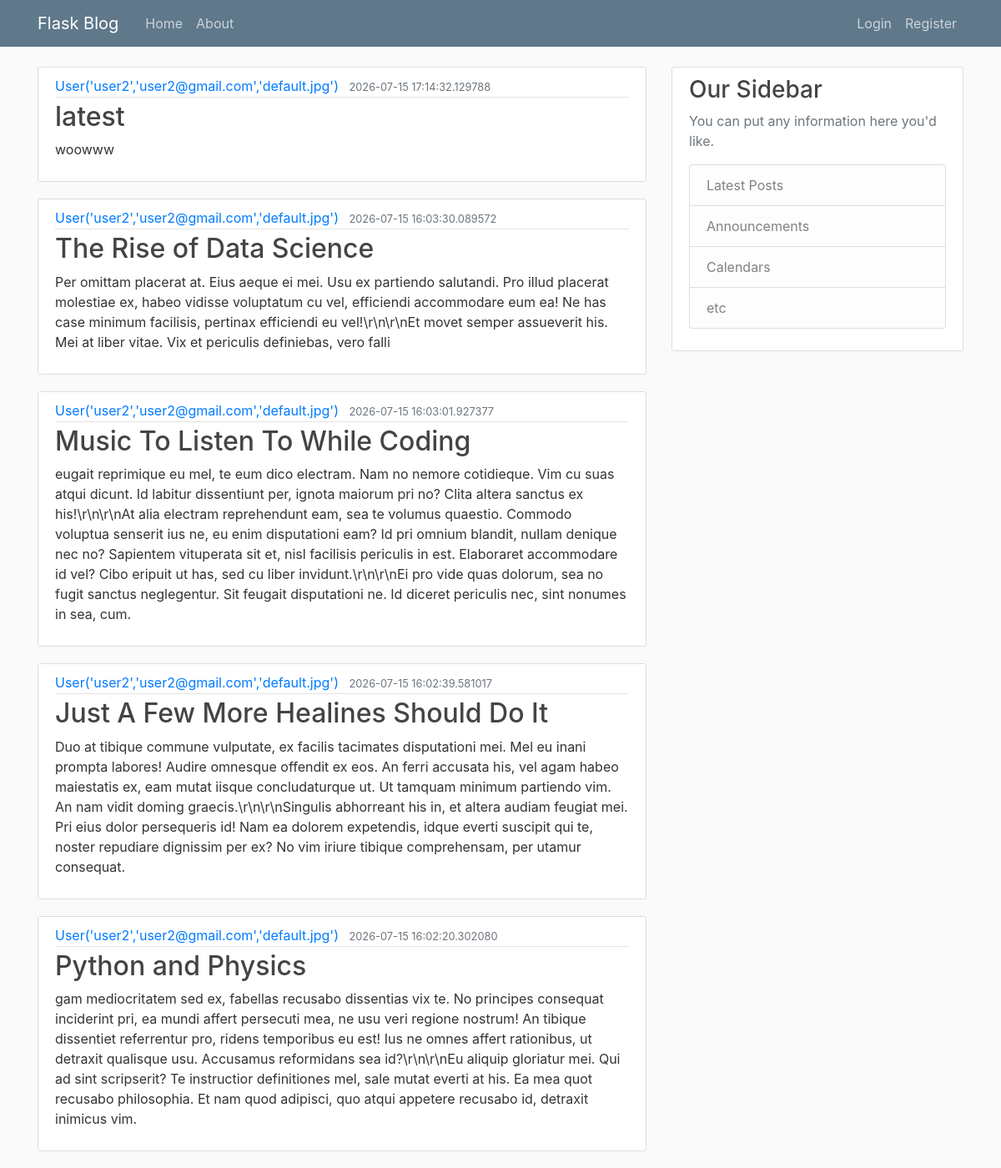
The page /home on the database its author committed.
### flaskblog/model.py (models this page shows, shortened)
class Post(db.Model):
    id = db.Column(db.Integer,primary_key = True)
    title = db.Column(db.String(100),nullable = False)
    date_posted = db.Column(db.DateTime,nullable=False,default=datetime.utcnow)
    content = db.Column(db.Text,nullable = False)
    user_id = db.Column(db.Integer, db.ForeignKey('user.id'), nullable=False)

class User(db.Model,UserMixin):
    id = db.Column(db.Integer,primary_key=True)
    username = db.Column(db.String(20),unique=True,nullable = False)
    email = db.Column(db.String(120),unique=True,nullable = False)
    image_file = db.Column(db.String(30),nullable = False, default = 'default.jpg')
    password = db.Column(db.String(100),nullable = False)
    posts = db.relationship('Post',backref='author',lazy = True)
    def __repr__(self):
        return f"User('{self.username}','{self.email}','{self.image_file}')"

### flaskblog/routes.py (the view)
@app.route("/")
@app.route('/home')
def home():
    page = request.args.get('page',1,type=int)
    posts = Post.query.order_by(Post.date_posted.desc()).paginate(page=page,per_page=5)
    return render_template("home.html",posts = posts,title = 'Home')

### flaskblog/templates/home.html
{% extends "layout.html" %}
{% block content %}
    {% for post in posts%}
       <article class="media content-section">
        <div class="media-body">
            <div class="article-metadata">
            <a class="mr-2" href="#">{{ post.author }}</a>
            <small class="text-muted">{{ post.date_posted }}</small>
            </div>
            <h2><a class="article-title" href="#">{{ post.title }}</a></h2>
            <p class="article-content">{{ post.content }}</p>
        </div>
        </article>
    {% endfor %}
{% endblock %}

### flaskblog/static/main.css (style rules this page uses)
body { background: #fafafa; color: #333333; margin-top: 5rem; }
h1, h2, h3, h4, h5, h6 { color: #444444; }
.content-section { background: #ffffff; padding: 10px 20px; border: 1px solid #dddddd; border-radius: 3px; margin-bottom: 20px; }
.article-title { color: #444444; }
.article-content { white-space: pre-line; }
.article-metadata { padding-bottom: 1px; margin-bottom: 4px; border-bottom: 1px solid #e3e3e3 }

### rows shown on the page
Post: author "User('user2','user2@gmail.com','default.jpg')", date_posted "2026-07-15 17:14:32.129788", title "latest", content "woowww"
Post: author "User('user2','user2@gmail.com','default.jpg')", date_posted "2026-07-15 16:03:30.089572", title "The Rise of Data Science", content "Per omittam placerat at. Eius aeque ei mei. Usu ex partiendo salutandi. Pro illud placerat molestiae ex, habeo vidisse voluptatum cu vel, efficiendi accommodare eum ea! Ne has case minimum facilisis, pertinax efficiendi eu vel!\\r\\n\\r\\nEt movet semper assueverit his. Mei at liber vitae. Vix et periculis definiebas, vero falli"
Post: author "User('user2','user2@gmail.com','default.jpg')", date_posted "2026-07-15 16:03:01.927377", title "Music To Listen To While Coding", content "eugait reprimique eu mel, te eum dico electram. Nam no nemore cotidieque. Vim cu suas atqui dicunt. Id labitur dissentiunt per, ignota maiorum pri no? Clita altera sanctus ex his!\\r\\n\\r\\nAt alia electram reprehendunt eam, sea te volumus quaestio. Commodo voluptua senserit ius ne, eu enim disputationi eam? Id pri omnium blandit, nullam denique nec no? Sapientem vituperata sit et, nisl facilisis periculis in est. Elaboraret accommodare id vel? Cibo eripuit ut has, sed cu liber invidunt.\\r\\n\\r\\nEi pro vide quas dolorum, sea no fugit sanctus neglegentur. Sit feugait disputationi ne. Id diceret periculis nec, sint nonumes in sea, cum."
Post: author "User('user2','user2@gmail.com','default.jpg')", date_posted "2026-07-15 16:02:39.581017", title "Just A Few More Healines Should Do It", content "Duo at tibique commune vulputate, ex facilis tacimates disputationi mei. Mel eu inani prompta labores! Audire omnesque offendit ex eos. An ferri accusata his, vel agam habeo maiestatis ex, eam mutat iisque concludaturque ut. Ut tamquam minimum partiendo vim. An nam vidit doming graecis.\\r\\n\\r\\nSingulis abhorreant his in, et altera audiam feugiat mei. Pri eius dolor persequeris id! Nam ea dolorem expetendis, idque everti suscipit qui te, noster repudiare dignissim per ex? No vim iriure tibique comprehensam, per utamur consequat."
Post: author "User('user2','user2@gmail.com','default.jpg')", date_posted "2026-07-15 16:02:20.302080", title "Python and Physics", content "gam mediocritatem sed ex, fabellas recusabo dissentias vix te. No principes consequat inciderint pri, ea mundi affert persecuti mea, ne usu veri regione nostrum! An tibique dissentiet referrentur pro, ridens temporibus eu est! Ius ne omnes affert rationibus, ut detraxit qualisque usu. Accusamus reformidans sea id?\\r\\n\\r\\nEu aliquip gloriatur mei. Qui ad sint scripserit? Te instructior definitiones mel, sale mutat everti at his. Ea mea quot recusabo philosophia. Et nam quod adipisci, quo atqui appetere recusabo id, detraxit inimicus vim."
